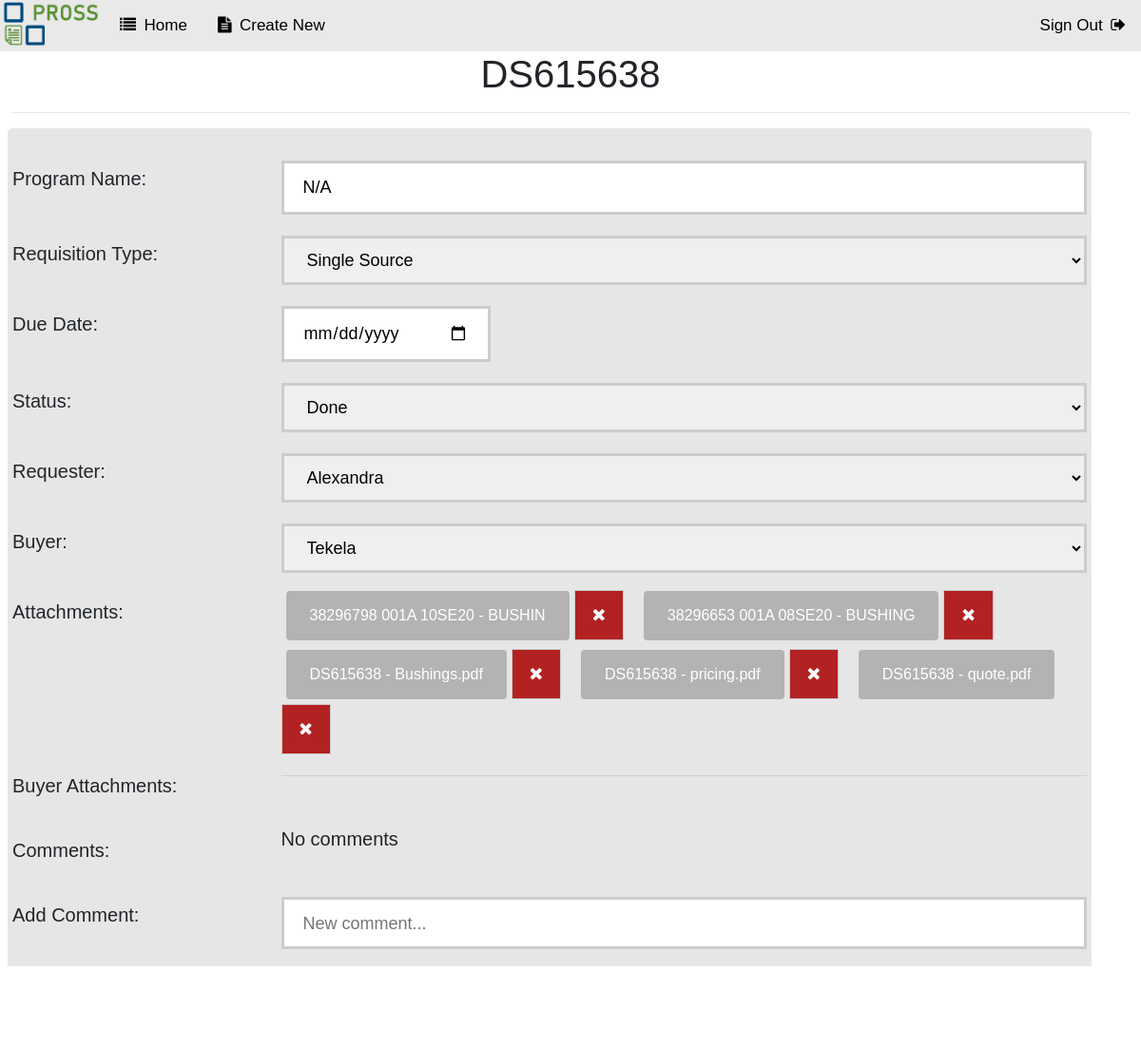
Page /openadm.php?id=130 (signed in) on the committed database.
### tables this page shows
CREATE TABLE `reqs` (
  `id` int(11) NOT NULL,
  `program` varchar(25) NOT NULL,
  `ds` int(10) NOT NULL,
  `urgency` varchar(1) DEFAULT NULL,
  `progress` varchar(255) NOT NULL DEFAULT 'Submitted',
  `type` varchar(55) NOT NULL,
  `submit_date` date NOT NULL,
  `due_date` date DEFAULT NULL,
  `date` timestamp NOT NULL DEFAULT current_timestamp() ON UPDATE current_timestamp(),
  `submitted` varchar(255) NOT NULL,
  `assigned` varchar(255) NOT NULL
);

CREATE TABLE `attachments` (
  `id` int(25) NOT NULL,
  `reqs_id` int(25) NOT NULL,
  `role` varchar(25) NOT NULL,
  `name` varchar(255) NOT NULL
);

### openadm.php (the view, shortened to what this page needs)
<?php
	$logedInUsername = $_SESSION['username'];
	$id = null;
	if ( !empty($_GET['id'])) {
		$id = $_REQUEST['id'];
	}
	$pdo = Database::connect();
	$sql = "SELECT * FROM reqs WHERE id = ?";
	$q = $pdo->prepare($sql);
	$q->execute(array($id));
	$data = $q->fetch(PDO::FETCH_ASSOC);
	$dueDate = $data['due_date'];
	$pdo = Database::connect();
	$sql = "SELECT * FROM reqs WHERE id = ?";
	$q = $pdo->prepare($sql);
	$q->execute(array($id));
	$data = $q->fetch(PDO::FETCH_ASSOC);
	$type = $data['type'];
	if ($type == "Alterations") {
		$type = "PO" . $data['ds'];
	} else {
		$type = "DS" . $data['ds'];
	}
	if (!empty($_POST)) {
		$dueDate = $_POST['dueDate'];
		$program = $_POST['program'];
		$type = $_POST['type'];
		$progress = $_POST['progress'];
		$submitted = $_POST['submitted'];
		$assigned = $_POST['assigned'];
		$expcomment = $_POST['expcomment'];
		$pdo = Database::connect();
		if ($dueDate != null) {
			$sql = "UPDATE reqs SET due_date = ? WHERE id = ?";
			$q = $pdo->prepare($sql);
			$q->execute(array($dueDate,$id));
		}
		if ($program != null) {
			$pdo->setAttribute(PDO::ATTR_ERRMODE, PDO::ERRMODE_EXCEPTION);
			$sql = "UPDATE reqs SET program = ? WHERE id = ?";
			$q = $pdo->prepare($sql);
			$q->execute(array($program,$id));
		}
		if ($type != null) {
			$pdo->setAttribute(PDO::ATTR_ERRMODE, PDO::ERRMODE_EXCEPTION);
			$sql = "UPDATE reqs SET type = ? WHERE id = ?";
			$q = $pdo->prepare($sql);
			$q->execute(array($type,$id));
		}
		if ($progress != null) {
			$pdo->setAttribute(PDO::ATTR_ERRMODE, PDO::ERRMODE_EXCEPTION);
			$sql = "UPDATE reqs SET progress = ? WHERE id = ?";
			$q = $pdo->prepare($sql);
			$q->execute(array($progress,$id));
		}
		if ($submitted != null) {
			$pdo->setAttribute(PDO::ATTR_ERRMODE, PDO::ERRMODE_EXCEPTION);
			$sql = "UPDATE reqs SET submitted = ? WHERE id = ?";
			$q = $pdo->prepare($sql);
			$q->execute(array($submitted,$id));
		}
		if ($assigned != null) {
			$pdo->setAttribute(PDO::ATTR_ERRMODE, PDO::ERRMODE_EXCEPTION);
			$sql = "UPDATE reqs SET assigned = ? WHERE id = ?";
			$q = $pdo->prepare($sql);
			$q->execute(array($assigned,$id));
		}
		$reqs_id = $id;
		if ($expcomment != null) {
			$comment = addslashes($expcomment);
			$sql = "INSERT INTO comments(reqs_id, name, comment) VALUES ('$reqs_id', '$logedInUsername', '$comment')";
			$pdo->setAttribute(PDO::ATTR_ERRMODE, PDO::ERRMODE_EXCEPTION);
			$q = $pdo->prepare($sql);
			$q->execute(array());
		}
		Database::disconnect();
		header("Location: index.php");
	} else {
		$pdo = Database::connect();
		$pdo->setAttribute(PDO::ATTR_ERRMODE, PDO::ERRMODE_EXCEPTION);
		$sql = "SELECT * FROM reqs where id = ?";
		$q = $pdo->prepare($sql);
		$q->execute(array($id));
		$data = $q->fetch(PDO::FETCH_ASSOC);
		$program = $data['program'];
	}
?>
<!DOCTYPE html>
<html lang="en">
<head>
    <link   href="css/bootstrap.min.css" rel="stylesheet">
	<link rel="stylesheet" href="https://cdnjs.cloudflare.com/ajax/libs/font-awesome/4.7.0/css/font-awesome.min.css">
</head>
<body>
	<div class="topnav">
		<img src="PROSS_Logo.png" href="index.php" alt="Logo" style="width:110px;height:50px;">
        <a href="index.php"><i class="fa fa-list"></i>&ensp;Home</a>
		<a href="create.php"><i class="fa fa-file-text"></i>&ensp;Create New</a>
        <a style="float:right;" href="logout.php">Sign Out&ensp;<i class="fa fa-sign-out"></i></a>
    </div>
	<h1><?php echo $type;?></h1>
	<hr style="width:98%">
    <div class="container">
	    <form action="openadm.php?id=<?php echo $id?>" method="post" enctype="multipart/form-data">
			<div class="row">
				<div class="col-25">
					<label for="program">Program Name:</label>
				</div>
				<div class="col-75">
					<input name="program" type="text" maxlength="15" value="<?php echo !empty($program)?$program:'';?>">
				</div>
			</div>
			<div class="row">
				<div class="col-25">
					<label for="type">Requisition Type:</label>
				</div>
				<div class="col-75">
					<select id="type" name="type" class="select">
						<option selected="selected"><?php echo $data['type'];?></option>
					</select>
				</div>
			</div>
			<div class="row" id="dueDate">
				<div class="col-25">
					<label for="dueDate">Due Date:</label>
				</div>
				<div class="col-75">
					<input name="dueDate" type="date" value="<?php echo !empty($dueDate)?$dueDate:'';?>">
				</div>
			</div>
			<div class="row">
				<div class="col-25">
					<label for="progress">Status:</label>
				</div>
				<div class="col-75">
					<select id="progress" name="progress" class="select">
						<option selected="selected"><?php echo $data['progress'];?></option>
					</select>
				</div>
		    </div>
			<div class="row">
				<div class="col-25">
					<label for="submitted">Requester:</label>
				</div>
				<div class="col-75">
					<select name="submitted" class="select">
						<option selected="selected"><?php echo $data['submitted'];?></option>
					</select>
				</div>
		    </div>
			<div class="row">
				<div class="col-25">
					<label for="assigned">Buyer:</label>
				</div>
				<div class="col-75">
					<select name="assigned" class="select">
						<option selected="selected"><?php echo $data['assigned'];?></option>
					</select>
				</div>
		    </div>
			<div class="row">
				<div class="col-25">
					<label class="attachments">Attachments:</label>
				</div>
				<div class="col-75">
					<?php
						$pdo = Database::connect();
						$id = $data['id'];
						$sql = "SELECT * FROM attachments WHERE reqs_id=$id AND role!='buyer' ORDER BY id ASC";
						foreach ($pdo->query($sql) as $row) {
							$attach_id = $row['id'];
							echo '<a class="link" href="uploads/' . $data['ds'] . "/" . $row['name'] . '" download><span>' . substr($row['name'],0,30) . '</span></a><a href="deletefile.php?id='.$id.'&attach_id='.$attach_id.'&loc=adm" class="custom-delete" id="delete" onclick="return clicked();"><span><i class="fa fa-close"></i></span></a>&ensp;&ensp;';
						}
					?>
				</div>
			</div>
			<div class="row">
				<div class="col-25">
					<label class="attachments">Buyer Attachments:</label>
				</div>
				<div class="col-75">
					<hr>
				</div>
			</div>
			<div class="row">
				<div class="col-25">
					<label class="comments">Comments:</label>
				</div>
				<div class="col-75">
					<?php
						$counter = 0;
						if ($counter == 0) {
							echo "<p>No comments</p>";
						}
					?>
				</div>
			</div>
			<div class="row">
				<div class="col-25">
					<label class="expcomment">Add Comment:</label>
				</div>
				<div class="col-75">
					<textarea id="expcomment" name="expcomment" data-emojiable="true" placeholder="New comment..." style="height:55px" value="<?php echo !empty($expcomment)?$expcomment:'';?>"></textarea>
				</div>
			</div>
			<div class="row">
			<button class="button button2" type="submit"><span>Update</span></button>
			<button type="button" class="button button1" style="background-color: grey" onclick="location.href='index.php';"><span>Cancel</span></button>
		</div>
		</form>
	</div>
  </body>
</html>

### openadm.php (style rules this page uses)
body { animation: fadeInAnimation ease 1s; animation-iteration-count: 1; animation-fill-mode: forwards; margin: 0; font-family: Arial, Helvetica, sans-serif; }
* { box-sizing: border-box; }
img { display: block; margin-left: auto; margin-right: auto; }
h1 { text-align: center; }
p { font-size: 20px; margin-bottom: 12px; margin-top: 0px; }
.custom-delete { font-size: 18px; background-color: #b22222; color: white; border: 1px solid #ccc; display: inline-block; padding: 12px 18px; cursor: pointer; transition: all 0.5s; }
.custom-delete span { cursor: pointer; display: inline-block; position: relative; transition: 0.5s; }
.custom-delete span:after { content: 'Delete'; position: absolute; opacity: 0; top: 0; right: -20px; transition: 0.5s; }
.link { display: inline-block; border-radius: 4px; background-color: #b3b3b3; border: none; color: white; text-align: center; padding: 14px 25px; transition: all 0.5s; cursor: pointer; margin: 5px; }
.link span { cursor: pointer; display: inline-block; position: relative; transition: 0.5s; }
.link span:after { font-family: FontAwesome; content: '\f019'; position: absolute; opacity: 0; top: 0; right: -20px; transition: 0.5s; }
.button { display: inline-block; border-radius: 4px; background-color: #009900; border: none; color: #FFFFFF; text-align: center; font-size: 20px; padding: 10px; width: 120px; transition: all 0.5s; cursor: pointer; margin: 5px; float: right; }
.button2 span { cursor: pointer; display: inline-block; position: relative; transition: 0.5s; }
.button2 span:after { content: '\00bb'; position: absolute; opacity: 0; top: 0; right: -20px; transition: 0.5s; }
.button1 span { cursor: pointer; display: inline-block; position: relative; transition: 0.5s; }
.button1 span:after { content: '\00ab'; position: absolute; opacity: 0; top: 0; left: -20px; transition: 0.5s; }
input[type=text], select, textarea { width: 100%; padding: 12px 20px; margin: 8px 0; box-sizing: border-box; border: 3px solid #ccc; -webkit-transition: 0.5s; transition: 0.5s; outline: none; font-size: 18px; }
input[type=date] { width: 220px; padding: 12px 20px; margin: 8px 0; box-sizing: border-box; border: 3px solid #ccc; -webkit-transition: 0.5s; transition: 0.5s; outline: none; font-size: 18px; }
label { padding: 12px 12px 12px 0; display: inline-block; font-size: 20px; }
.container { border-radius: 5px; background-color: #e6e6e6; padding: 20px; margin: 8px; }
.col-25 { float: left; width: 25%; margin-top: 6px; }
.col-75 { float: left; width: 75%; margin-top: 6px; }
.row:after { content: ""; display: table; clear: both; }
.topnav { overflow: hidden; background-color: #e9e9e9; }
.topnav a { float: left; display: block; color: black; text-align: center; padding: 14px 16px; text-decoration: none; font-size: 17px; transition: all 0.5s; }
.topnav img { float: left; display: block; color: black; text-align: center; padding: 2px 2px; text-decoration: none; font-size: 17px; }

### rows in the picture
reqs: ds "DS615638", program "N/A", type "Single Source", progress "Done", submitted "Alexandra", assigned "Tekela"
attachments: name "38296798 001A 10SE20 - BUSHIN"
attachments: name "38296653 001A 08SE20 - BUSHING"
attachments: name "DS615638 - Bushings.pdf"
attachments: name "DS615638 - pricing.pdf"
attachments: name "DS615638 - quote.pdf"
